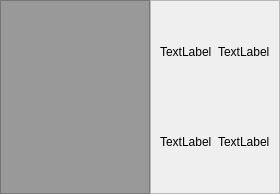
               <widget class="QWidget" name="patient_page_3">
                <layout class="QHBoxLayout" name="horizontalLayout_10">
                 <property name="spacing">
                  <number>0</number>
                 </property>
                 <property name="leftMargin">
                  <number>0</number>
                 </property>
                 <property name="topMargin">
                  <number>0</number>
                 </property>
                 <property name="rightMargin">
                  <number>0</number>
                 </property>
                 <property name="bottomMargin">
                  <number>0</number>
                 </property>
                 <item>
                  <widget class="QFrame" name="thumbnail_frame_3">
                   <property name="minimumSize">
                    <size>
                     <width>150</width>
                     <height>0</height>
                    </size>
                   </property>
                   <property name="maximumSize">
                    <size>
                     <width>100</width>
                     <height>16777215</height>
                    </size>
                   </property>
                   <property name="styleSheet">
                    <string notr="true">background-color: rgb(153, 153, 153);</string>
                   </property>
                   <property name="frameShape">
                    <enum>QFrame::StyledPanel</enum>
                   </property>
                   <property name="frameShadow">
                    <enum>QFrame::Raised</enum>
                   </property>
                   <layout class="QVBoxLayout" name="verticalLayout_10">
                    <property name="spacing">
                     <number>0</number>
                    </property>
                    <property name="leftMargin">
                     <number>0</number>
                    </property>
                    <property name="topMargin">
                     <number>0</number>
                    </property>
                    <property name="rightMargin">
                     <number>0</number>
                    </property>
                    <property name="bottomMargin">
                     <number>0</number>
                    </property>
                    <item>
                     <widget class="QListWidget" name="thumbnail_list_3">
                      <property name="frameShape">
                       <enum>QFrame::NoFrame</enum>
                      </property>
                     </widget>
                    </item>
                   </layout>
                  </widget>
                 </item>
                 <item>
                  <widget class="QFrame" name="pic_frame_3">
                   <property name="minimumSize">
                    <size>
                     <width>70</width>
                     <height>0</height>
                    </size>
                   </property>
                   <property name="frameShape">
                    <enum>QFrame::StyledPanel</enum>
                   </property>
                   <property name="frameShadow">
                    <enum>QFrame::Raised</enum>
                   </property>
                   <layout class="QGridLayout" name="gridLayout_4">
                    <item row="1" column="1">
                     <widget class="QLabel" name="pic_3_4">
                      <property name="text">
                       <string>TextLabel</string>
                      </property>
                     </widget>
                    </item>
                    <item row="0" column="1">
                     <widget class="QLabel" name="pic_3_2">
                      <property name="text">
                       <string>TextLabel</string>
                      </property>
                     </widget>
                    </item>
                    <item row="1" column="0">
                     <widget class="QLabel" name="pic_3_3">
                      <property name="text">
                       <string>TextLabel</string>
                      </property>
                     </widget>
                    </item>
                    <item row="0" column="0">
                     <widget class="QLabel" name="pic_3_1">
                      <property name="text">
                       <string>TextLabel</string>
                      </property>
                     </widget>
                    </item>
                   </layout>
                  </widget>
                 </item>
                </layout>
               </widget>
